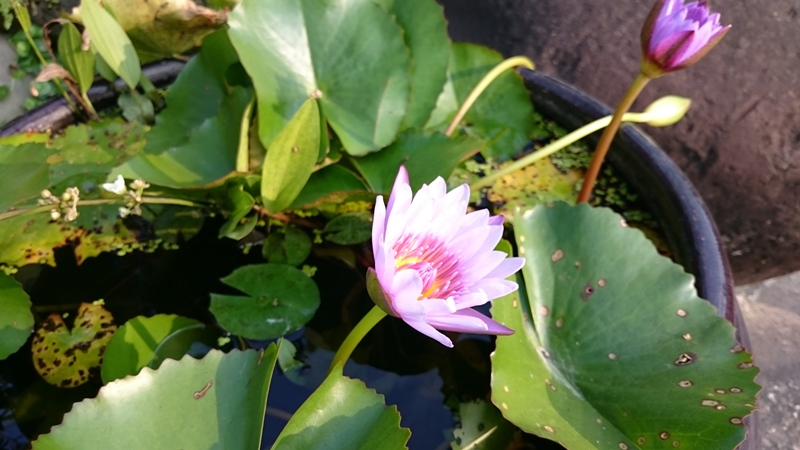
#> input picture 04/sample.jpg, 800 x 450 px, given in place of the camera
$ python 41_0_Green_Color_Detection_Threshold.py
#> lines starting #> are read from the running program, lines starting #| are printed output that depends on the picture; after the words box and inside, x2 and y2 are one past the last pixel; in counts of white or black regions, pixels touching at a corner belong together
import cv2
import numpy as np

refBlue = 0
refGreen = 255
refRed = 0

targetBlue = 0
targetGreen = 0
targetRed = 255

TH=20

def nothing(x):
	pass

# define range of the referenced color in HSV
refBGR=np.uint8([[[refBlue,refGreen,refRed ]]])
refHSV = cv2.cvtColor(refBGR,cv2.COLOR_BGR2HSV)
refHue= refHSV[0][0][0]
print(refHSV[0][0][0], refHSV[0][0][1], refHSV[0][0][2])

lower_Hue = np.array([refHue-TH, 50, 50], dtype=np.uint8)
upper_Hue = np.array([refHue+TH,255,255], dtype=np.uint8)

cap = cv2.VideoCapture(0)

cv2.namedWindow('mask')
cv2.createTrackbar('TH', 'mask', 10, 255, nothing)

while(1):

    # Take each frame
    ret, frame = cap.read()
#> frame is the input picture: shape (450, 800, 3); mean B, G, R 69.7, 105.1, 95.9
    frame = cv2.flip(frame, 1)
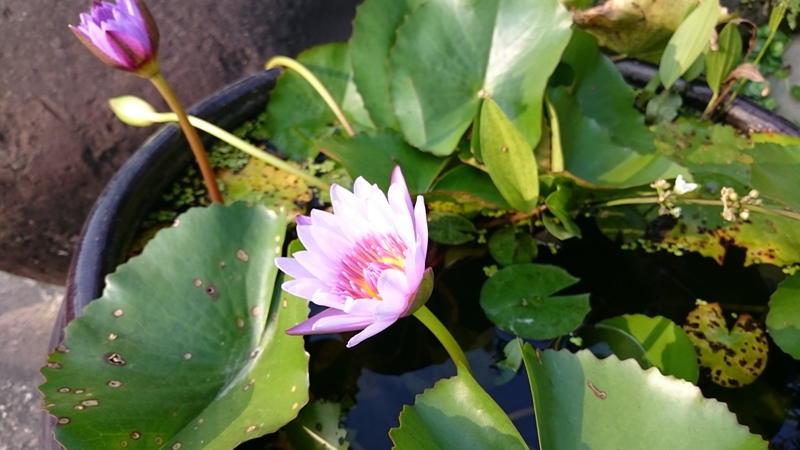
#> frame: shape (450, 800, 3); mean B, G, R 69.7, 105.1, 95.9

    # Convert BGR to HSV
    hsv = cv2.cvtColor(frame, cv2.COLOR_BGR2HSV)
#> hsv: shape (450, 800, 3); mean H, S, V 59, 127, 113.2
    TH = cv2.getTrackbarPos('TH', 'mask')
    lower_Hue = np.array([refHue-TH, 50, 50], dtype=np.uint8)
    upper_Hue = np.array([refHue+TH,255,255], dtype=np.uint8)
    mask = cv2.inRange(hsv, lower_Hue, upper_Hue)
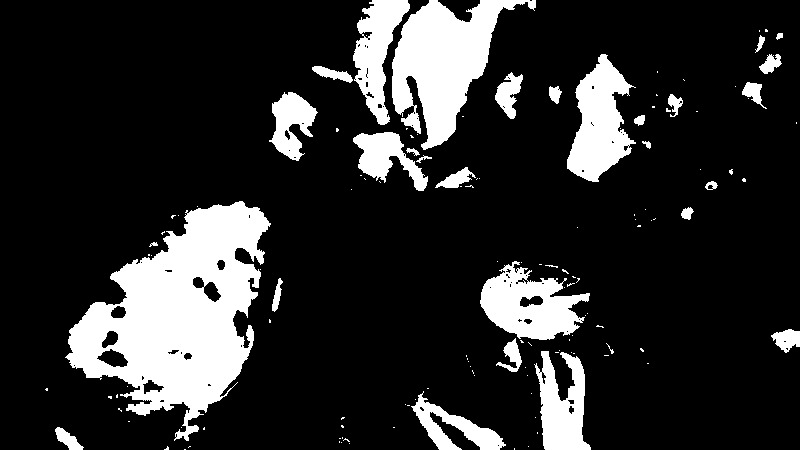
#> mask: shape (450, 800); 17.2% white; 134 white regions (104 under 20 px), largest, box (x1, y1, x2, y2) and area: (65, 201, 271, 441) 24772, (392, 0, 536, 150) 10064, (567, 54, 636, 182) 5022

    # Bitwise-AND mask and original image
    res = cv2.bitwise_and(frame,frame, mask= mask)
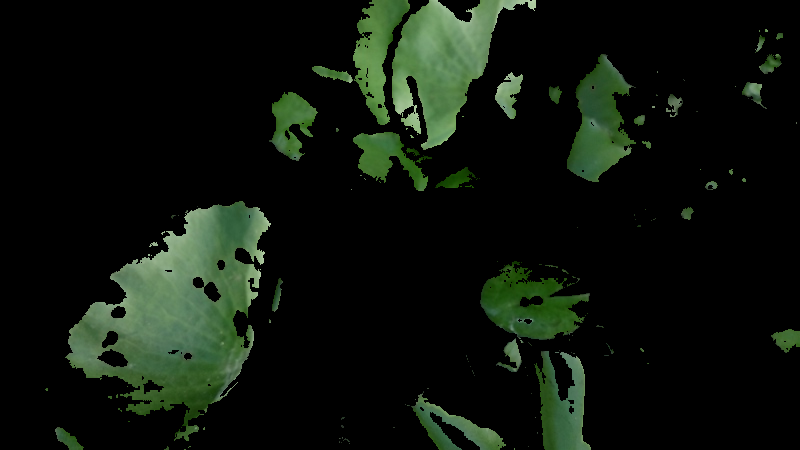
#> res: shape (450, 800, 3); mean B, G, R 12.1, 20.2, 13.4

    cv2.imshow('frame',frame)
    cv2.imshow('mask',mask)
    cv2.imshow('res',res)
    k = cv2.waitKey(5) & 0xFF
#> (key Esc is pressed here)
    if k == 27:
        break

cv2.destroyAllWindows()
